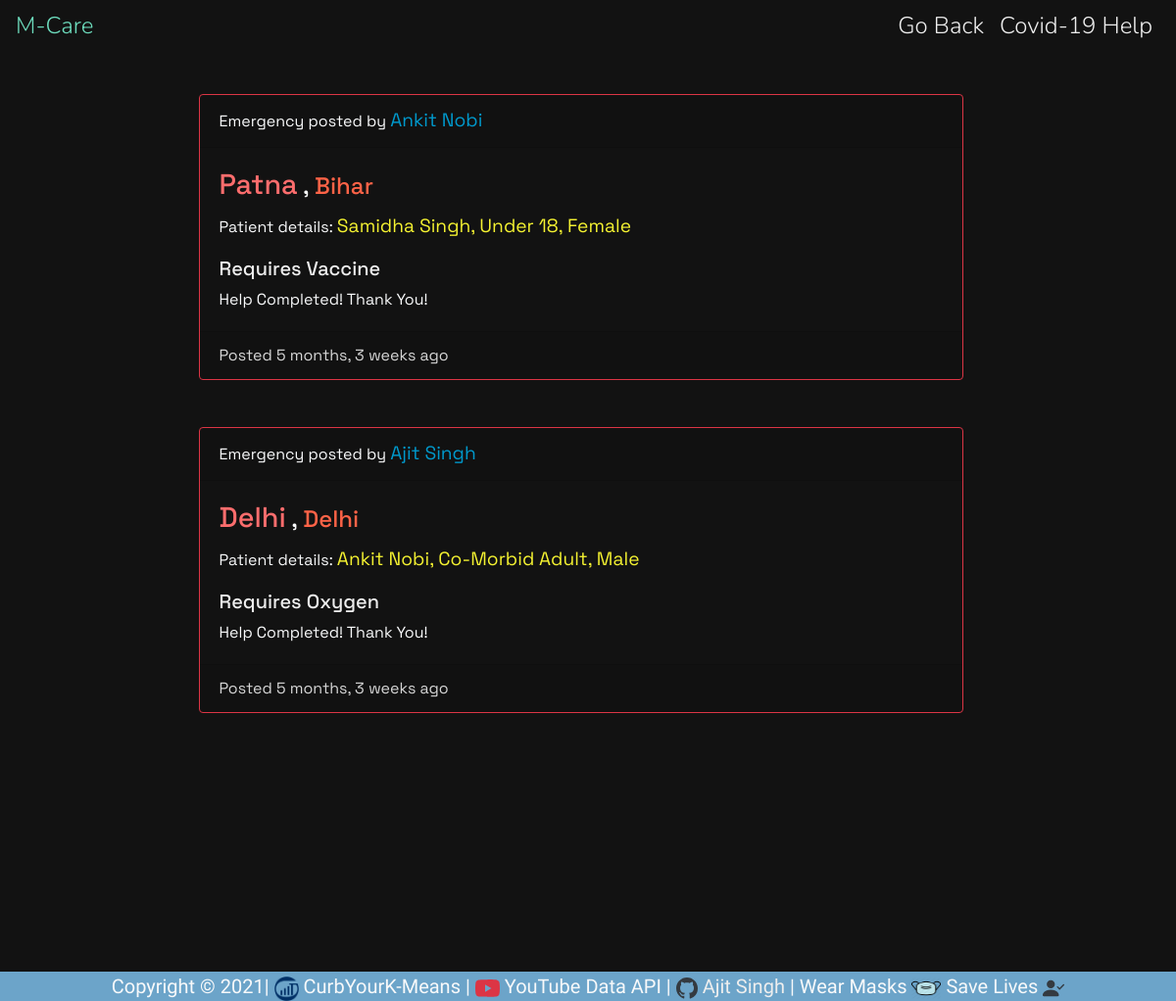
Before: /completed_help with the older database file.
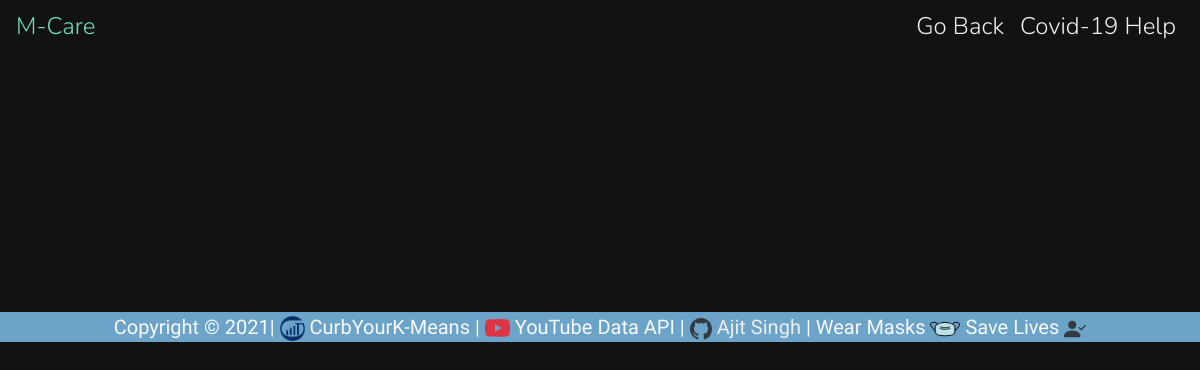
After: the same page with the newer database file.
### search/models.py (models this page shows, shortened)
class Post(models.Model):
    STATE_CHOICES = [
        ('Andhra Pradesh', 'Andhra Pradesh'),
        ('Arunachal Pradesh', 'Arunachal Pradesh'),
        ('Assam', 'Assam'),
        ('Bihar', 'Bihar'),
        ('Chhattisgarh', 'Chhattisgarh'),
        ('Goa', 'Goa'),
        ('Gujarat', 'Gujarat'),
        ('Haryana', 'Haryana'),
        ('Himachal Pradesh', 'Himachal Pradesh'),
        ('Jharkhand', 'Jharkhand'),
        ('Karnataka', 'Karnataka'),
        ('Kerala', 'Kerala'),
        ('Madhya Pradesh', 'Madhya Pradesh'),
        ('Maharashtra', 'Maharashtra'),
        ('Manipur', 'Manipur'),
        ('Meghalaya', 'Meghalaya'),
        ('Mizoram', 'Mizoram'),
        ('Nagaland', 'Nagaland'),
        ('Odisha', 'Odisha'),
        ('Punjab', 'Punjab'),
        ('Rajasthan', 'Rajasthan'),
        ('Sikkim', 'Sikkim'),
        ('Tamil Nadu', 'Tamil Nadu'),
        ('Telangana', 'Telangana'),
        ('Tripura', 'Tripura'),
        ('Uttar Pradesh', 'Uttar Pradesh'),
        ('Uttarakhand', 'Uttarakhand'),
        ('West Bengal', 'West   Bengal'),
        ('Andaman and Nicobar', 'Andaman and Nicobar Island'),
        ('Chandigarh', 'Chandigarh'),
        ('Dadra and Nagar Haveli', 'Dadra and Nagar Haveli'),
        ('Daman and Diu', 'Daman and Diu'),
        ('Delhi', 'Delhi'),
        ('Ladakh', 'Ladakh'),
        ('Lakshadweep', 'Lakshadweep'),
        ('Jammu and Kashmir', 'Jammu and Kashmir'),
        ('Puducherry', 'Puducherry')
    ]
    RESOURCE_CHOICES = [
        ('Oxygen', 'Oxygen'),
        ('Hospital Bed', 'Hospital Bed'),
        ('Blood Plasma', 'Blood Plasma'),
        ('Remdesevir', 'Remdesevir'),
        ('Tocilizumab', 'Tocilizumab'),
        ('Vaccine', 'Vaccine')
    ]
    AGE_CHOICES = [
        ('Senior Citizen', 'Senior Citizen'),
        ('Co-Morbid Adult', 'Co-Morbid Adult'),
        ('Adult', 'Adult'),
        ('Under 18', 'Under 18')
    ]
    GENDER_CHOICES = [
        ("Male", "Male"),
        ("Female", "Female"),
        ("Other", 'Other')
    ]
    op = models.CharField(max_length=20)
    patient = models.CharField(max_length=20)
    age = models.CharField(max_length=20, choices=AGE_CHOICES, default='Senior Citizen')
    gender = models.CharField(max_length=20, choices=GENDER_CHOICES, default='Other')
    state = models.CharField(max_length=30, choices=STATE_CHOICES, default='Delhi')
    district = models.CharField(max_length=20)
    resource = models.CharField(max_length=20, choices=RESOURCE_CHOICES, default='Oxygen')
    is_completed = models.BooleanField(default=False)
    contact_email = models.EmailField(max_length=30, blank=True)
    contact_phone = models.PositiveBigIntegerField(blank=True, default='001')
    date_posted = models.DateTimeField(auto_now=True)

### search/views.py (the view)
# urls.py: path('completed_help', views.completed_help, name='completed_help'),
def completed_help(request):
    posts = Post.objects.all().order_by('-date_posted')
    return render(request, 'search/completed.html', {'posts': posts})

### search/templates/search/completed.html (shortened to what this page needs)
{% load static %}
<html lang="en">
<head>
   <link rel="stylesheet" href="https://stackpath.bootstrapcdn.com/bootstrap/4.4.1/css/bootstrap.min.css">
    <link rel="stylesheet" href="{% static 'custom.css' %}" />
</head>
<body>
  <nav id="mainNavbar" class="navbar navbar-dark navbar-expand-md py-0 fixed-top ">
        <a class="navbar-brand" href="{% url 'home' %}" style="color: #6DDCBD">
                      M-Care
        </a>
        <div class="collapse navbar-collapse flex-row-reverse" id="navLinks">
            <ul class="navbar-nav">
                <li class="nav-item" >
                    <a href="{% url 'display_help' %}" class="nav-link">Go Back</a>
                </li>
                <li class="nav-item" >
                    <a href="{% url 'covidhome' %}" class="nav-link">Covid-19 Help</a>
                </li>
            </ul>
        </div>
    </nav>
<br>
  <br>
  <br>
  <div class="row align-items-center justify-content-center mt-4 mr-0" data-aos="zoom-in-left" data-aos-easing="ease-in" data-aos-delay="500" data-aos-duration="2500">
                    <div class="col-8">
{% for i in posts %}
      {% if i.is_completed == True %}
      <div class="card text-light bg-transparent border-danger">
  <div class="card-header">
      Emergency posted by <span style="color:hsl(195, 100%, 40%);font-size: larger">{{i.op}}</span>
  </div>
  <div class="card-body">
      <h4 class="card-title"><span style="font-size: larger;color: #FC6D6D">{{i.district}}</span> , <span style="color:hsl(9, 100%, 64%)">{{i.state}}</span></h4>
    <p class="card-text">Patient details: <span style="font-size: larger;color: #f4f231;">{{i.patient}}, {{i.age}}, {{i.gender}}</span></p>
      <h5 style="color: #eeeeee">Requires {{i.resource}}</span></h5>
     Help Completed! Thank You!
  </div>
           <div class="card-footer" style="color: #d6d6d6">
              Posted {{i.date_posted|timesince}} ago
           </div>
</div>
<br><br>
      {% endif %}
      {% endfor %}
  </div>
  </div>
<br><br><br><br><br><br><br><br><br>
   <footer style="background-color:#6ca4c9;" >
      <p class=" mb-0  lead text-center text-light" > Copyright &copy; 2021| <img src="{% static 'iiitg.png' %}" height="25" width="25"/> CurbYourK-Means |
  YouTube Data API |
          <a href = "https://github.com/iamajitsingh/" target="_blank" style="color:#eeeeee;">Ajit Singh</a> |
     Wear Masks <img src="{% static 'mask.png' %}" height="22" width="30"/> Save Lives
      </p>
  </footer>
</body>
</html>

Changed rows visible on the page:
removed Post: op "Ankit Nobi", district "Patna", state "Bihar", patient "Samidha Singh", age "Under 18", gender "Female", resource "Vaccine", date_posted "5 months, 3 weeks"
no longer on this page (row edited): Post: op "Ajit Singh", district "Delhi", state "Delhi", patient "Ankit Nobi", age "Co-Morbid Adult", gender "Male", resource "Oxygen", date_posted "5 months, 3 weeks"
